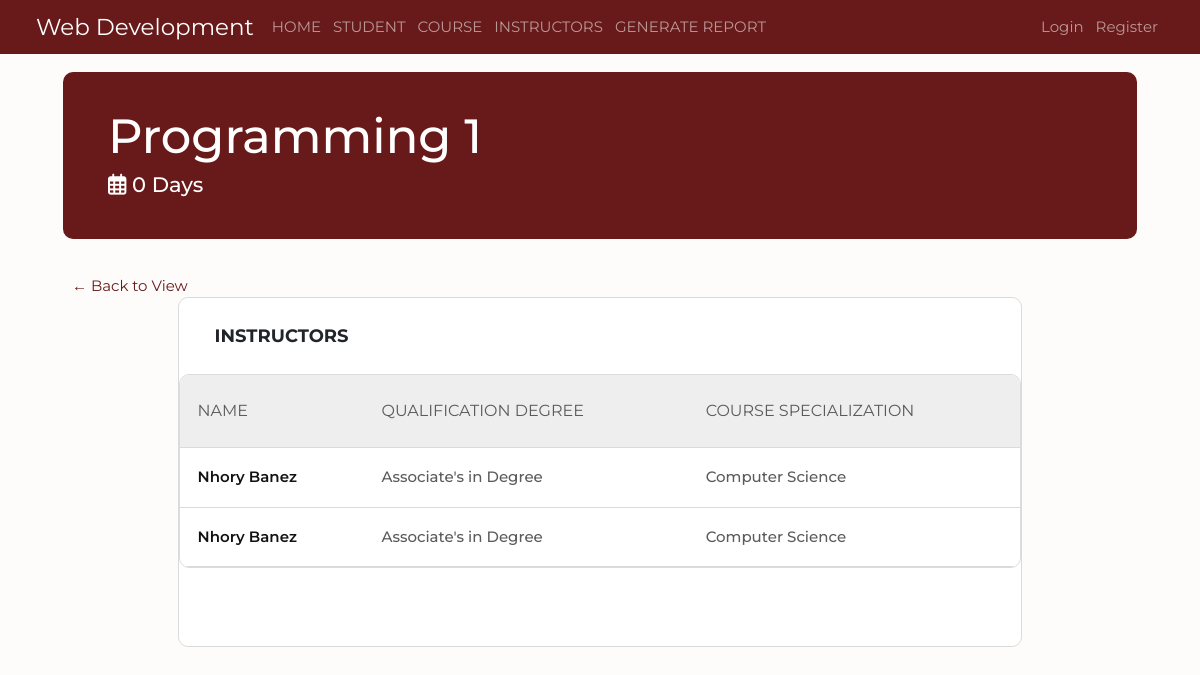
The page /course/viewInstructor.php?id=300000 on the database its author committed.
### tables this page shows
CREATE TABLE `course` (
  `course_id` int(11) NOT NULL,
  `course_title` varchar(30) NOT NULL,
  `number_of_days` int(11) NOT NULL DEFAULT 1,
  `mtap_course` varchar(200) DEFAULT NULL,
  `pre_requisite_course` int(11) DEFAULT NULL,
  `implementation` varchar(200) DEFAULT NULL,
  `year_certified` int(4) NOT NULL
);

CREATE TABLE `pool_instructor_details` (
  `instructor_id` int(11) NOT NULL,
  `account_id` int(11) DEFAULT NULL,
  `rank` varchar(15) NOT NULL,
  `qualification_degree` varchar(50) DEFAULT NULL,
  `course_specialization` varchar(50) NOT NULL,
  `other_qualification` varchar(50) DEFAULT NULL
);

CREATE TABLE `account_details` (
  `account_id` int(11) NOT NULL,
  `username` varchar(50) NOT NULL,
  `password` varchar(50) NOT NULL,
  `user_type` varchar(10) NOT NULL,
  `lastname` varchar(50) NOT NULL,
  `firstname` varchar(50) NOT NULL,
  `middlename` varchar(50) NOT NULL,
  `suffix` varchar(10) NOT NULL
);

### course/viewInstructor.php (the view, shortened to what this page needs)
<?php
  require '../templates/connection.php';
  require '../templates/header.php';
  if(isset($_GET['id'])){
    $id = $_GET['id'];
  }
  else{
    header("Location: index.php");
  }
  $query = "SELECT * FROM `course` WHERE course_id='$id' ";
  $query_run = mysqli_query($conn, $query);
  $result = mysqli_fetch_assoc($query_run);
  $sql = "
    SELECT
    a.firstname, a.lastname , i.qualification_degree , i.course_specialization
    FROM registration_course AS r
    JOIN pool_instructor_details AS i
    ON r.instructor_id = i.instructor_id
    JOIN account_details AS a
    ON a.account_id = i.account_id
    WHERE r.course_id = '$id'
    ";
  $instructors = mysqli_query($conn, $sql);
?>
<link rel="stylesheet" type="text/css" href="../assets/css/view_record_style.css">
</head>
<body style = "font-family: Montserrat; overflow-x:hidden; background-color:#fefcfb;">
  <?php include '../templates/navigation.php' ?>
  <?php include('../assets/popup/message.php'); ?>
  <div class = "box m-5 p-5">
    <div class="row p-5" style="background-color: #681a1a; color: white; border-radius: 10px;">
        <h1 style = "font-size: 48px;">
         <?php echo $result['course_title']; ?>
        </h1>
        <h3>
          <i class="fa-regular fa-calendar-days"></i>
        <?php echo $result ['number_of_days'] . " Days"; ?>
        </h3>
    </div>
    <br><br><a href = "viewRecord.php?id=<?php echo $id ?>" class = "text-decoration-none" style = "font-size:15px; color: #681a1a">&#8592; Back to View</a>
    <center>
        <div class="tableFixHead" style="background-color: white; border: 1px solid #dbdbdb; border-radius: 10px; width:80%;" >
                <h4 class="pt-2 pb-4 ps-5">
                <br><strong style="float:left;">INSTRUCTORS</strong><br>
                </h4>
                <div class ="fs-5 pb-2 pt-1 fw-bold">
                    <table class='table'>
                        <thead>
                            <tr>
                                <th class ="ps-4 fw-normal" style="background-color:#eee; height:50px;">NAME</th>
                                <th class ="fw-normal" style="background-color:#eee; height:50px;">QUALIFICATION DEGREE</th>
                                <th class ="fw-normal" style="background-color:#eee; height:50px;">COURSE SPECIALIZATION</th>
                            </tr>
                        </thead>
                        <tbody>
                            <?php while ($instructor = mysqli_fetch_assoc($instructors)) { ?>
                                <tr>
                                <td class = "p-4 fs-5 mt-5 " ><?= $instructor['firstname'] . " " . $instructor['lastname'] ?></td>
                                <td class = "p-4 fs-5 mt-5 " ><?= $instructor['qualification_degree'] ?></td>
                                <td class = "p-4 fs-5 mt-5 " ><?= $instructor['course_specialization'] ?></td>
                                </tr>
                            <?php } ?>
                        </tbody>
                    </table>
                </div>
        </div>
    </center>
</body>
</html>

### assets/css/view_record_style.css (style rules this page uses)
:root { font-size: 12px; }

### assets/css/style.css (style rules this page uses)
*, *::before, *::after { box-sizing:border-box; }
:root { font-size: 12px; }
body { margin:0; font-family: 'Montserrat', sans-serif; background:#ffffff; }
body { min-height: 100vh; }
.table { border: 1px solid #DBDBDB; border-collapse: separate; overflow: hidden; border-spacing: 0px; border-radius: 10px; color: #5B5B5B; }
.table thead tr th { border-bottom: 1px solid #DBDBDB !important; font-size: 16px; font-weight: 500; }
.table tbody td:first-child { font-weight: 600; color: #121212; }
td { font-weight: 500; }
.table>:not(caption)>*>* { padding: 2.0rem 1.5rem; background-color: var(--bs-table-bg); border-bottom-width: 1px; box-shadow: inset 0 0 0 9999px var(--bs-table-accent-bg); }

### course/viewInstructor.php (style rules this page uses)
.tableFixHead { overflow-y: auto; height: 350px; }
.tableFixHead thead th { position: sticky; top: 0; z-index: 1; }
table { border-collapse: collapse; width: 100%; }
th, td { padding: 8px 16px; }

### rows shown on the page
course: course_title "Programming 1", number_of_days "0"
pool_instructor_details: account.firstname "Nhory", account.lastname "Banez", qualification_degree "Associate's in Degree", course_specialization "Computer Science"
